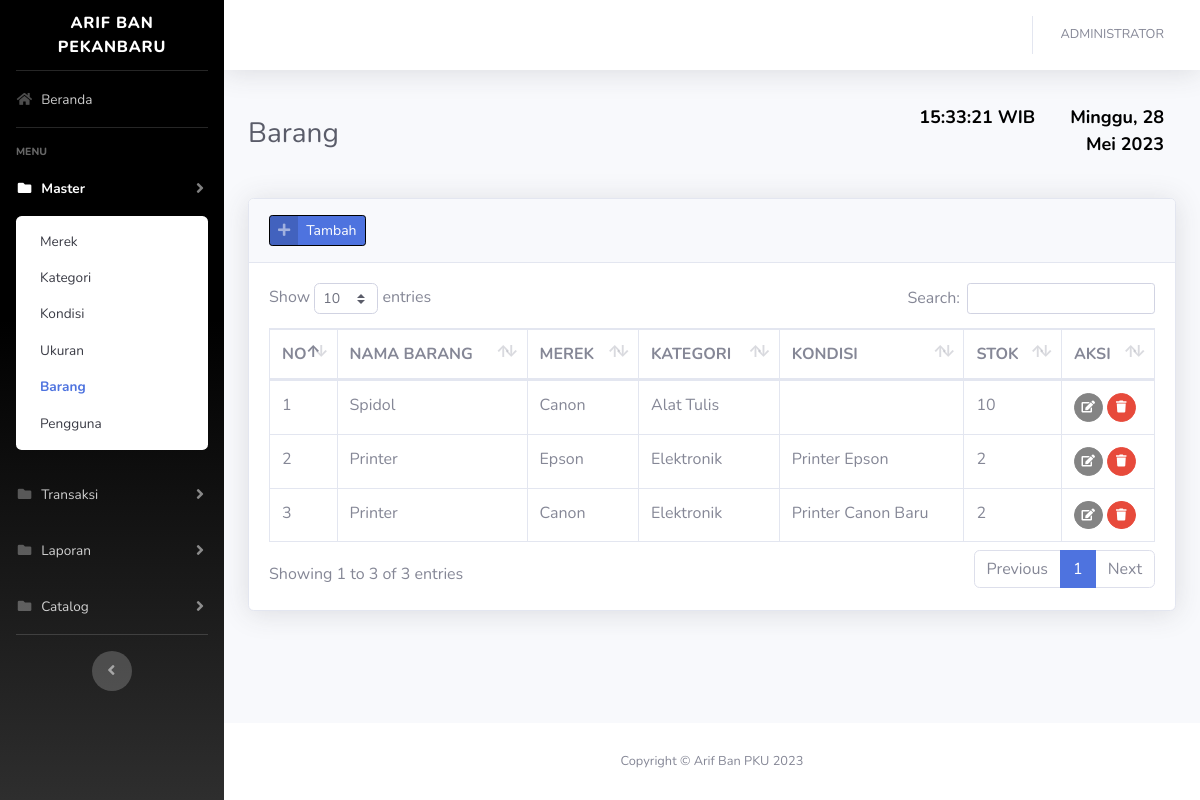
Screenshot of /?barang (signed in) with the database file from the repository.
### tables this page shows
CREATE TABLE `barang` (
  `idbarang` int(11) NOT NULL,
  `merek_id` int(11) NOT NULL,
  `kategori_id` int(11) NOT NULL,
  `nama_barang` varchar(128) NOT NULL,
  `keterangan` varchar(256) NOT NULL,
  `stok` int(11) NOT NULL
);

CREATE TABLE `merek` (
  `idmerek` int(11) NOT NULL,
  `nama_merek` varchar(128) NOT NULL,
  `keterangan` varchar(256) NOT NULL
);

CREATE TABLE `kategori` (
  `idkategori` int(11) NOT NULL,
  `nama_kategori` varchar(128) NOT NULL,
  `keterangan` varchar(256) NOT NULL
);

### config/function.php (called while the page is built, shortened)
<?php
function encrypt($str) {
return base64_encode($str);
}
function base_url(){
    $base_url= ((isset($_SERVER['HTTPS']) && $_SERVER['HTTPS'] == "on") ? "https" : "http");
    $base_url.= "://".$_SERVER['HTTP_HOST'];
    $base_url.= str_replace(basename($_SERVER['SCRIPT_NAME']),"",$_SERVER['SCRIPT_NAME']);
    return $base_url;
}
?>

### views/master/barang.php (the view, shortened to what this page needs)
<div class="container-fluid">
    <div class="d-sm-flex align-items-center justify-content-between mb-4">
        <h1 class="h3 mb-0 text-gray-800">Barang</h1>
        <?php include_once('jam&tanggal.php'); ?>
    </div>
    <div class="card shadow mb-4">
        <div class="card-header py-3">
            <a href="#" class="btn btn-primary btn-icon-split btn-sm" data-toggle="modal" data-target="#barangModal"
                onclick="submit('add')">
                <span class="icon text-white-50">
                    <i class="fas fa-plus"></i>
                </span>
                <span class="text">Tambah</span>
            </a>
        </div>
        <div class="card-body">
            <div class="table-responsive">
                <table class="table table-bordered table-hover" id="dataTable" width="100%" cellspacing="0">
                    <thead>
                        <tr>
                            <th width="20">NO</th>
                            <th>NAMA BARANG</th>
                            <th>MEREK</th>
                            <th>KATEGORI</th>
                            <th>KONDISI</th>
                            <th>STOK</th>
                            <th width="50">AKSI</th>
                        </tr>
                    </thead>
                    <tbody>
                        <?php
                        $n=1;
                        $query = mysqli_query($con,"SELECT x.*,x1.nama_merek,x2.nama_kategori FROM barang x JOIN merek x1 ON x1.idmerek=x.merek_id JOIN kategori x2 ON x2.idkategori=x.kategori_id ORDER BY x.idbarang DESC")or die(mysqli_error($con));
                        while($row = mysqli_fetch_array($query)):
                        ?>
                        <tr>
                            <td><?= $n++; ?></td>
                            <td><?= $row['nama_barang']; ?></td>
                            <td><?= $row['nama_merek']; ?></td>
                            <td><?= $row['nama_kategori']; ?></td>
                            <td><?= $row['keterangan']; ?></td>
                            <td><?= $row['stok']; ?></td>
                            <td>
                                <a href="#barangModal" data-toggle="modal" onclick="submit(<?=$row['idbarang'];?>)"
                                    class="btn btn-sm btn-circle btn-info"><i class="fas fa-edit"></i></a>
                                <a href="<?=base_url();?>/process/barang.php?act=<?=encrypt('delete');?>&id=<?=encrypt($row['idbarang']);?>"
                                    class="btn btn-sm btn-circle btn-danger btn-hapus"><i class="fas fa-trash"></i></a>
                            </td>
                        </tr>
                        <?php endwhile; ?>
                    </tbody>
                </table>
            </div>
        </div>
    </div>
</div>

### rows the page displays
barang: nama_barang "Spidol", merek.nama_merek "Canon", kategori.nama_kategori "Alat Tulis", stok "10"
barang: nama_barang "Printer", merek.nama_merek "Epson", kategori.nama_kategori "Elektronik", keterangan "Printer Epson", stok "2"
barang: nama_barang "Printer", merek.nama_merek "Canon", kategori.nama_kategori "Elektronik", keterangan "Printer Canon Baru", stok "2"

### other values shown
$_SESSION['fullname'] "ADMINISTRATOR"
